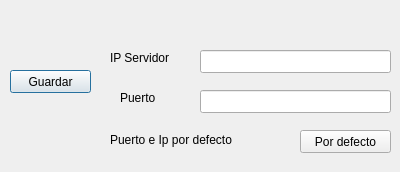
<?xml version="1.0" encoding="UTF-8"?>
<ui version="4.0">
 <class>AjustesConexion</class>
 <widget class="QDialog" name="AjustesConexion">
  <property name="geometry">
   <rect>
    <x>0</x>
    <y>0</y>
    <width>400</width>
    <height>172</height>
   </rect>
  </property>
  <property name="minimumSize">
   <size>
    <width>400</width>
    <height>172</height>
   </size>
  </property>
  <property name="maximumSize">
   <size>
    <width>400</width>
    <height>172</height>
   </size>
  </property>
  <property name="windowTitle">
   <string>Ajustes de conexión Cliente</string>
  </property>
  <widget class="QLineEdit" name="lineEdit_ip">
   <property name="geometry">
    <rect>
     <x>200</x>
     <y>50</y>
     <width>191</width>
     <height>23</height>
    </rect>
   </property>
  </widget>
  <widget class="QLineEdit" name="lineEdit_puerto">
   <property name="geometry">
    <rect>
     <x>200</x>
     <y>90</y>
     <width>191</width>
     <height>23</height>
    </rect>
   </property>
  </widget>
  <widget class="QPushButton" name="pushGuardar">
   <property name="geometry">
    <rect>
     <x>10</x>
     <y>70</y>
     <width>81</width>
     <height>23</height>
    </rect>
   </property>
   <property name="text">
    <string>Guardar</string>
   </property>
  </widget>
  <widget class="QPushButton" name="pushPorDefecto">
   <property name="geometry">
    <rect>
     <x>300</x>
     <y>130</y>
     <width>91</width>
     <height>23</height>
    </rect>
   </property>
   <property name="text">
    <string>Por defecto</string>
   </property>
  </widget>
  <widget class="QLabel" name="label">
   <property name="geometry">
    <rect>
     <x>110</x>
     <y>50</y>
     <width>71</width>
     <height>16</height>
    </rect>
   </property>
   <property name="text">
    <string>IP Servidor</string>
   </property>
  </widget>
  <widget class="QLabel" name="label_2">
   <property name="geometry">
    <rect>
     <x>120</x>
     <y>90</y>
     <width>57</width>
     <height>15</height>
    </rect>
   </property>
   <property name="text">
    <string>Puerto</string>
   </property>
  </widget>
  <widget class="QLabel" name="label_3">
   <property name="geometry">
    <rect>
     <x>110</x>
     <y>130</y>
     <width>151</width>
     <height>20</height>
    </rect>
   </property>
   <property name="text">
    <string>Puerto e Ip por defecto</string>
   </property>
  </widget>
 </widget>
 <resources/>
 <connections/>
</ui>
